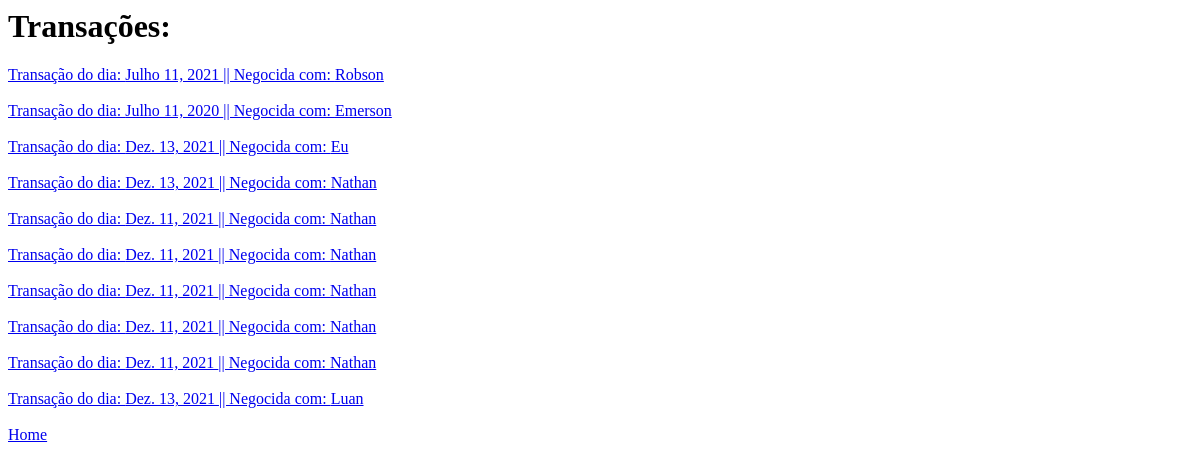
The app's page /transacao/list, older data.
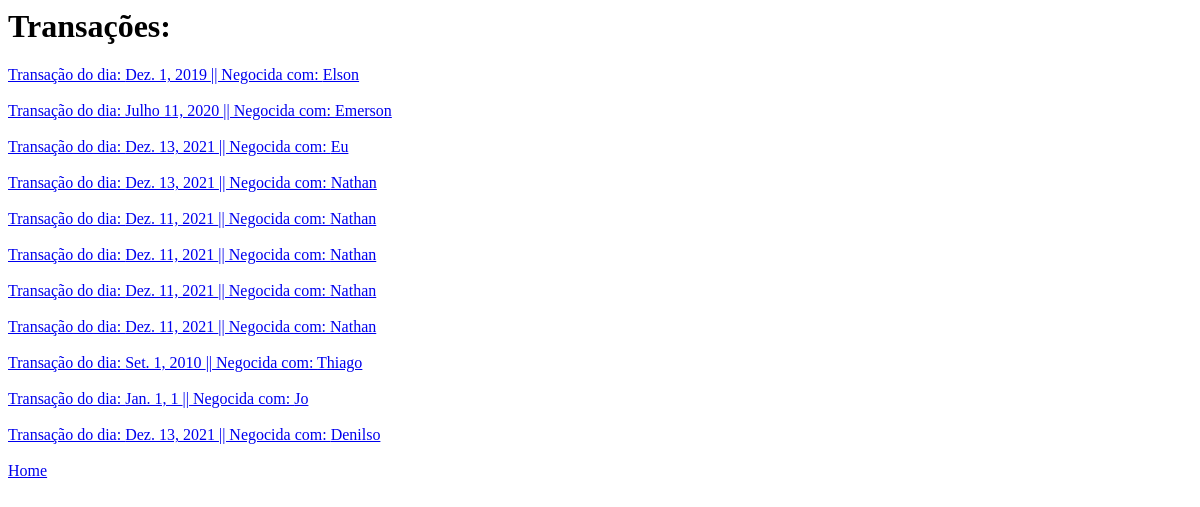
The same page, newer data.
### criacao/models.py (models this page shows)
class transacao(models.Model):
    VENDA = "Venda"
    COMPRA = "Compra"
    Transacao_choices = (
        (COMPRA,"Compra"),
        (VENDA,"Venda")
    )
    id = AutoField(primary_key=True)
    tipo = CharField(max_length=6,choices=Transacao_choices) #True para Venda, False para compra
    valor = FloatField()
    envolvido = CharField(max_length=32)
    data = DateField()
    tags = CharField(max_length=100)
    observacoes = CharField(max_length=100)

### criacao/views.py (the view)
# urls.py: path("transacao/list",TransacaoList, name="transacoes"),
def TransacaoList(request):
    context = {"transacoes":transacao.objects.all()}
    return render(request,"transacaoList.html", context)

### criacao/templates/transacaoList.html
<body>
    <h1>Transações:</h1>
    {% for t in transacoes %}
    <a href="/transacao/{{t.id}}/view">Transação do dia: {{t.data}} || Negocida com: {{t.envolvido}}</a>
    <BR><BR>
    {% endfor %}
    <a href="{% url 'home' %}">Home</a>
</body>

Row changes from the older to the newer data that the page shows:
changed transacao: data "Julho 11, 2021" → "Dez. 1, 2019"; envolvido "Robson" → "Elson"
changed transacao: data "Dez. 11, 2021" → "Set. 1, 2010"; envolvido "Nathan" → "Thiago"
changed transacao: data "Dez. 13, 2021" → "Jan. 1, 1"; envolvido "Luan" → "Jo"
added transacao: data "Dez. 13, 2021", envolvido "Denilso"
